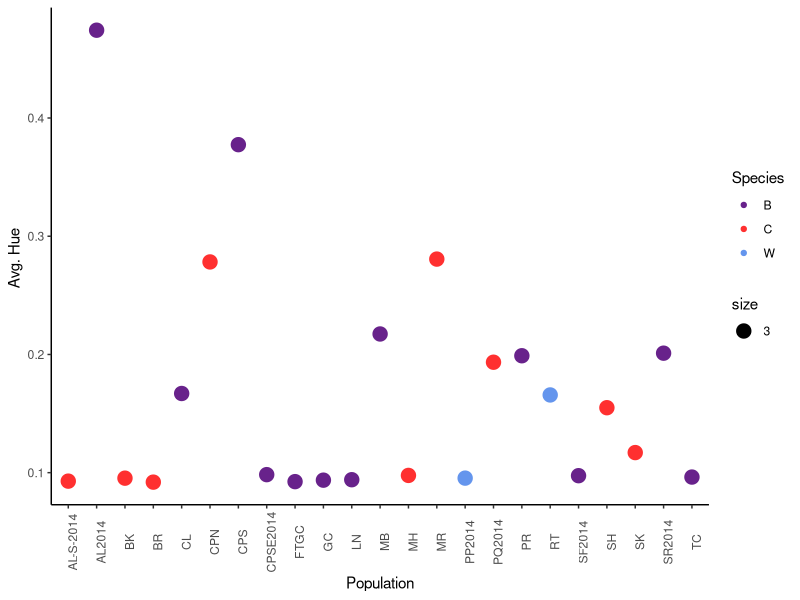
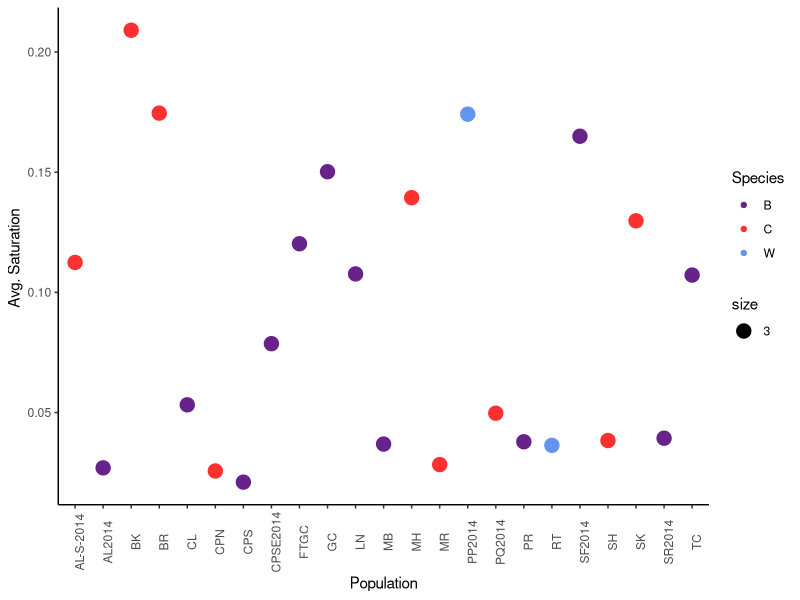
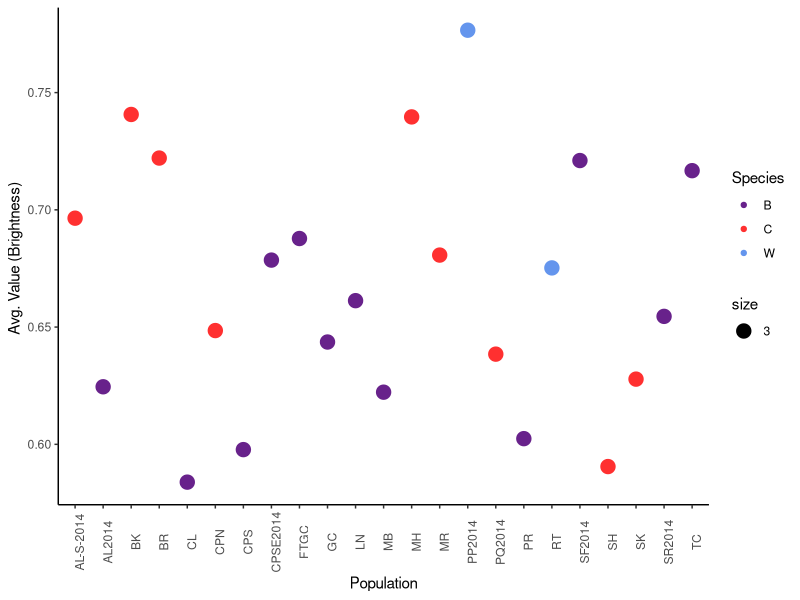
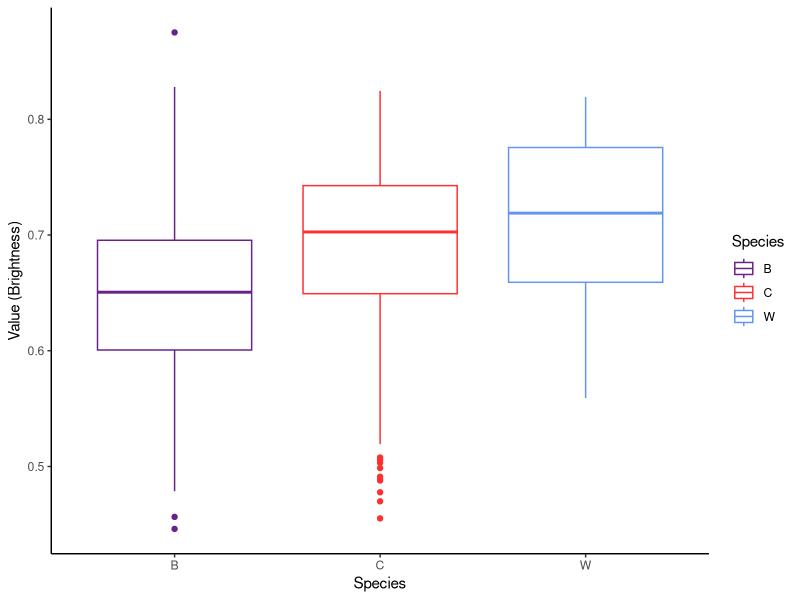
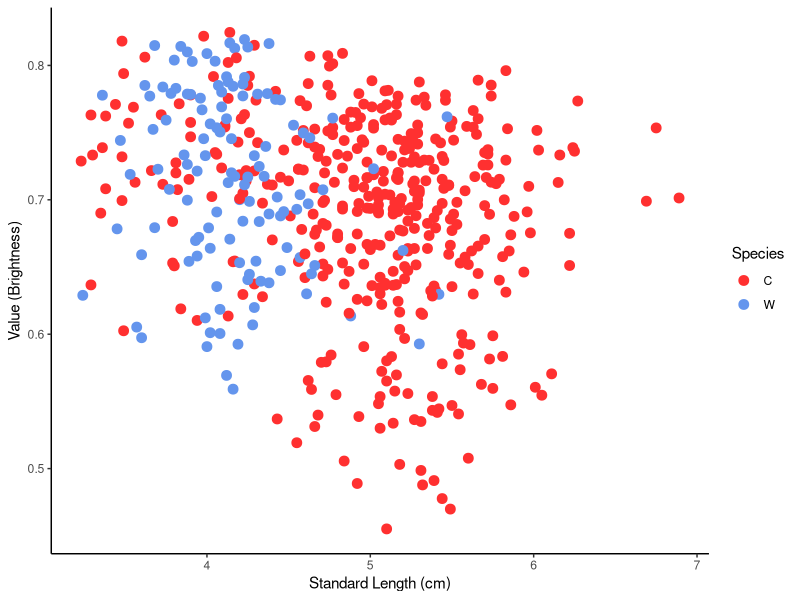
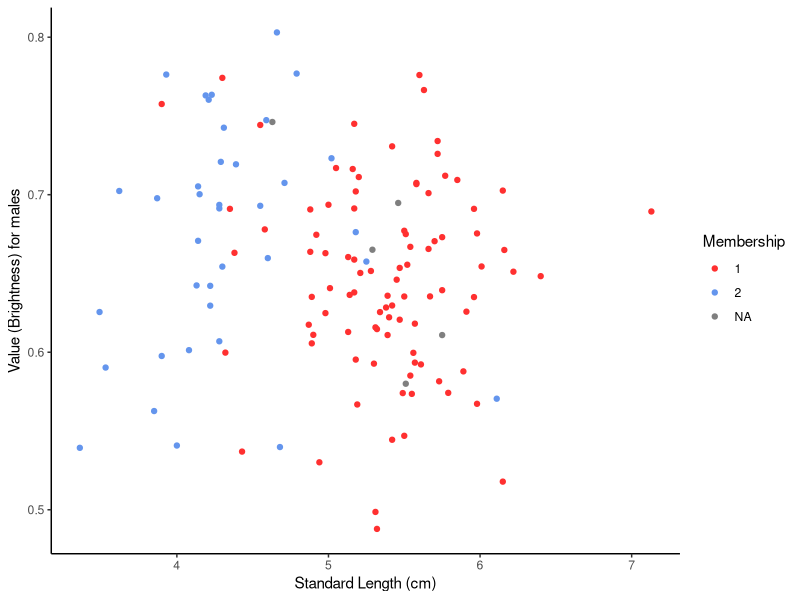
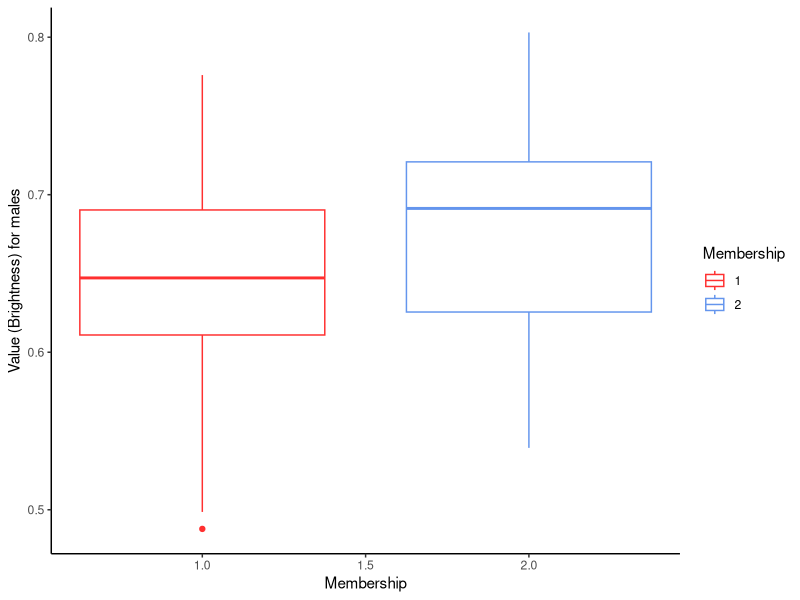

Write the R code that produced these figures, in order.
#### Final Version: Color analysis for White versus Common Stickleback ####

## Initial uploading 

# Libraries 

library("dplyr") 
library("ggplot2")
library("ggthemes")
library("grDevices")


# RGB data frame from Github whtstbk_morpho (Raw histograms transformed into data 
# frame in initial version of analysis)

colordat <- read.csv("whtstbk_color_data.csv")



## Transformations: get separate R, G, B data frames & change histogram frequency 
##  counts to reflect 0-255 RGB scale 

#get separate R G B matrices

indx <- gsub("_.*", "", names(colordat))

list2env(
  setNames(
    lapply(split(colnames(colordat), indx), function(x) colordat[x]),
    paste('colordat', sort(unique(indx)), sep="_")), 
  envir=.GlobalEnv)

#transform R G B raw pixel values to reflect 0-255 

R.dat<-colordat_R

for(i in 1:ncol(R.dat)){
  R.dat[,i] <- R.dat[,i]*(i-1)
}

sum<-rowSums(colordat_R)
sum2<-rowSums(R.dat)
R.dat$mean<-sum2/sum


G.dat<-colordat_G

for(i in 1:ncol(G.dat)){
  G.dat[,i] <- G.dat[,i]*(i-1)
}

sum<-rowSums(colordat_G)
sum2<-rowSums(G.dat)
G.dat$mean<-sum2/sum


B.dat<-colordat_B

for(i in 1:ncol(B.dat)){
  B.dat[,i] <- B.dat[,i]*(i-1)
}

sum<-rowSums(colordat_B)
sum2<-rowSums(B.dat)
B.dat$mean<-sum2/sum



## Analysis with conversion to HSV color scale. RGB analysis on initial version. 

#convert RGB to HSV data frame

HSV.dat<-t(rgb2hsv(r=R.dat$mean, g=G.dat$mean, b=B.dat$mean))
HSV.dat<-as.data.frame(HSV.dat)

HSV.dat$species <- colordat$species
HSV.dat$population <- colordat$population
HSV.dat$ID<-colordat$ID


#get population means for Hue, Saturation, and Value 

H.pop.means<-aggregate(HSV.dat$h, by=c(colordat_population, colordat_species), FUN="mean")

S.pop.means<-aggregate(HSV.dat$s, by=c(colordat_population, colordat_species), FUN="mean")

V.pop.means<-aggregate(HSV.dat$v, by=c(colordat_population, colordat_species), FUN="mean")


# Plot population means for Hue: no pattern
ggplot(H.pop.means, aes(x= factor(population), y= H.pop.means$x, color=factor(species))) +
  geom_point(aes(size=3)) +
  labs(
    x = "Population",
    y = "Avg. Hue ",
    color = "Species") +
  theme_classic() +
  scale_colour_manual(values=c("darkorchid4", "firebrick1", "cornflower blue")) +
  theme(axis.text.x = element_text(angle=90, vjust=1))


# Plot population means for Saturation: no pattern 
ggplot(S.pop.means, aes(x= factor(population), y= S.pop.means$x, color=factor(species))) +
  geom_point(aes(size=3)) +
  labs(
    x = "Population",
    y = "Avg. Saturation ",
    color = "Species") +
  theme_classic() +
  scale_colour_manual(values=c("darkorchid4", "firebrick1", "cornflower blue")) +
  theme(axis.text.x = element_text(angle=90, vjust=1))


# Plot population means for Value (Brightness)
ggplot(V.pop.means, aes(x= factor(population), y= V.pop.means$x, color=factor(species))) +
  geom_point(aes(size=3)) +
  labs(
    x = "Population",
    y = "Avg. Value (Brightness) ",
    color = "Species") +
  theme_classic() +
  scale_colour_manual(values=c("darkorchid4", "firebrick1", "cornflower blue")) +
  theme(axis.text.x = element_text(angle=90, vjust=1))


# Plot Value (Brightness) by Species Boxplot
ggplot(HSV.dat, aes(x= species, y= v, color=factor(species))) +
  geom_boxplot(na.rm=T) +
  labs(
    x = "Species",
    y = "Value (Brightness)",
    color = "Species") +
  theme_classic() +
  scale_colour_manual(values=c("darkorchid4", "firebrick1", "cornflower blue"))


# Compare brightness value to body size (as proxy for species ID)

HSV.dat$std.length<-colordat$std.length

HSV.dat%>%
  filter(species!='B')%>%
  ggplot(aes(x=std.length, y=v, color=factor(species))) + 
  geom_point(size=3) +
  labs(
    x = "Standard Length (cm)",
    y = "Value (Brightness)",
    color = "Species") +
  theme_classic() +
  scale_colour_manual(values=c("firebrick1", "cornflower blue"))


# Compare brightness to species in males with genetic membership data

# Read in membership IDs and join with HSV data 
gene.dat<-read.csv("eggs_testes_data.csv")

gene.dat<-subset(gene.dat, sequenced.!='NA')

gene.dat$ID<-as.character(paste(gene.dat$population, gene.dat$individual, sep="_"))
gene.dat<-gene.dat[,c('ID', 'membership', 'sex')]

genetic.HSV.dat<-left_join(gene.dat, HSV.dat, by='ID')


# Plot brightness by membership for males 
male.HSV.dat<-filter(genetic.HSV.dat, sex!='M')

ggplot(male.HSV.dat,aes(x=std.length, y=v, color=factor(membership))) + 
  geom_point(na.rm=T) +
  #stat_smooth(method=lm, na.rm=T) +
  labs(
    x = "Standard Length (cm)",
    y = "Value (Brightness) for males",
    color = "Membership") +
  theme_classic() +
  scale_colour_manual(values=c("firebrick1", "cornflower blue"))


# Boxplot brightness by membership for males
ggplot(male.HSV.dat, aes(x=membership, y=v, color=factor(membership))) + 
  geom_boxplot() +
  labs(
    x = "Membership",
    y = "Value (Brightness) for males",
    color = "Membership") +
  theme_classic() +
  scale_colour_manual(values=c("firebrick1", "cornflower blue"))


## Hypothesis testing: Value (Brightness) is significantly different by species

V.anova<-aov(HSV.dat$v ~ HSV.dat$species)
summary(V.anova)
TukeyHSD(V.anova) #all 3 categories are significantly different 


# anova using only genetic data (common and white membership) also shows significance
V.genetic.anova<-aov(genetic.HSV.dat$v ~ genetic.HSV.dat$membership)
summary(V.genetic.anova)
